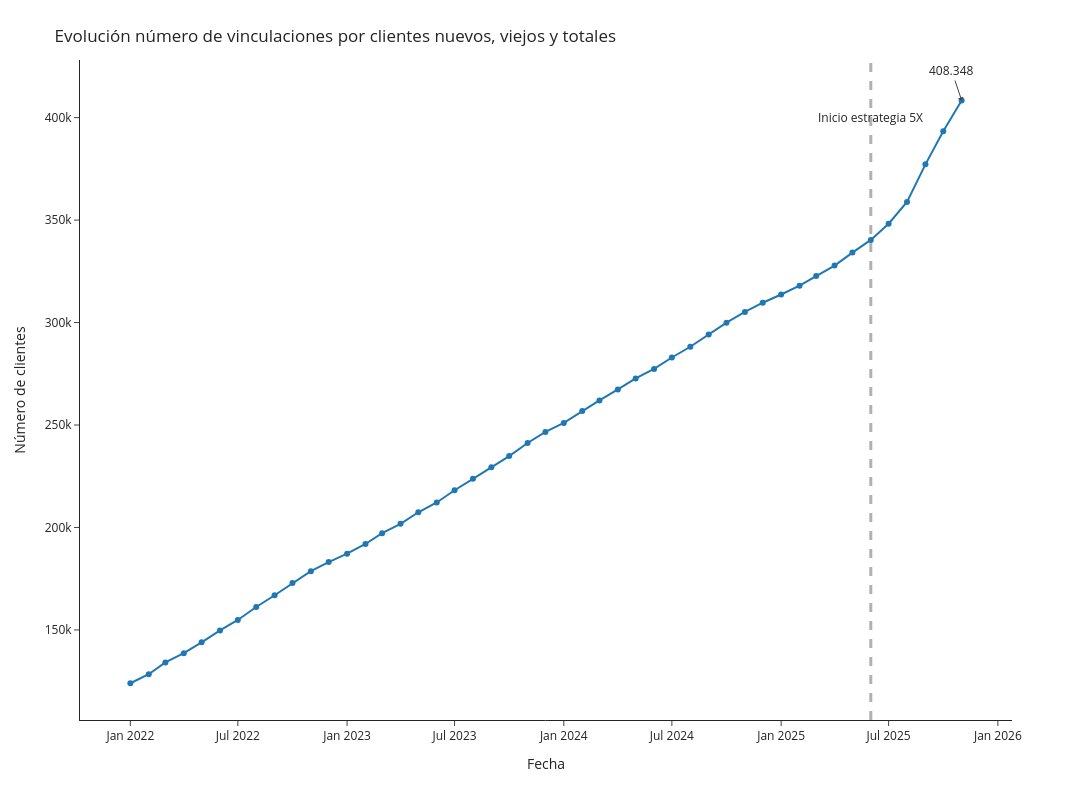

The notebook cell this image was saved under:
### Markdown cell above
## Vinculaciones

### Code cell
df_plot3 = df[['fecha_ym2', 'num_vinc_cumsum']]
df_plot3.columns = ['fecha', 'cantidad_clientes']

df_plot = df_plot3

fig = px.line(df_plot, x="fecha", y="cantidad_clientes",markers=True, template='simple_white', width=1600, height=800)
fig.add_vline(x='2025-06-01', line_width=3, line_dash="dash")
fig.update_layout(
    title={
        'text': "Evolución número de vinculaciones por clientes nuevos, viejos y totales",
        'xanchor': 'left',
        'yanchor': 'top'},
    xaxis=dict(
            title=dict(
                text="Fecha"
            )),
    yaxis=dict(
            title=dict(
                text="Número de clientes"
            ))
)
fig.add_annotation(x='2025-06-01', y=400000,
            text="Inicio estrategia 5X",
            showarrow=False,
            arrowhead=1)
fig.add_annotation(x='2025-11-01', y=408348,
            text="408.348",
            showarrow=True,
            arrowhead=1)
fig.show()

### Figure 1 — Plotly figure (JSON) as saved in the notebook; plotly's stock layout.template omitted (floating-point values rounded to 4 significant figures)
{"data": [{"hovertemplate": "fecha=%{x}<br>cantidad_clientes=%{y}<extra></extra>", "legendgroup": "", "line": {"color": "#1F77B4", "dash": "solid"}, "marker": {"symbol": "circle"}, "mode": "lines+markers", "name": "", "orientation": "v", "showlegend": false, "type": "scatter", "x": ["2022-01-01T00:00:00.000000000", "2022-02-01T00:00:00.000000000", "2022-03-01T00:00:00.000000000", "2022-04-01T00:00:00.000000000", "2022-05-01T00:00:00.000000000", "2022-06-01T00:00:00.000000000", "2022-07-01T00:00:00.000000000", "2022-08-01T00:00:00.000000000", "2022-09-01T00:00:00.000000000", "2022-10-01T00:00:00.000000000", "2022-11-01T00:00:00.000000000", "2022-12-01T00:00:00.000000000", "2023-01-01T00:00:00.000000000", "2023-02-01T00:00:00.000000000", "2023-03-01T00:00:00.000000000", "2023-04-01T00:00:00.000000000", "2023-05-01T00:00:00.000000000", "2023-06-01T00:00:00.000000000", "2023-07-01T00:00:00.000000000", "2023-08-01T00:00:00.000000000", "2023-09-01T00:00:00.000000000", "2023-10-01T00:00:00.000000000", "2023-11-01T00:00:00.000000000", "2023-12-01T00:00:00.000000000", "2024-01-01T00:00:00.000000000", "2024-02-01T00:00:00.000000000", "2024-03-01T00:00:00.000000000", "2024-04-01T00:00:00.000000000", "2024-05-01T00:00:00.000000000", "2024-06-01T00:00:00.000000000", "2024-07-01T00:00:00.000000000", "2024-08-01T00:00:00.000000000", "2024-09-01T00:00:00.000000000", "2024-10-01T00:00:00.000000000", "2024-11-01T00:00:00.000000000", "2024-12-01T00:00:00.000000000", "2025-01-01T00:00:00.000000000", "2025-02-01T00:00:00.000000000", "2025-03-01T00:00:00.000000000", "2025-04-01T00:00:00.000000000", "2025-05-01T00:00:00.000000000", "2025-06-01T00:00:00.000000000", "2025-07-01T00:00:00.000000000", "2025-08-01T00:00:00.000000000", "2025-09-01T00:00:00.000000000", "2025-10-01T00:00:00.000000000", "2025-11-01T00:00:00.000000000"], "xaxis": "x", "y": [123989, 128393, 134153, 138651, 143962, 149766, 154876, 161179, 166934, 172869, 178663, 183116, 187237, 191950, 197243, 201763, 207416, 212190, 218173, 223738, 229350, 234840, 241226, 246632, 251013, 256877, 262015, 267354, 272740, 277372, 282952, 288192, 294215, 299943, 305164, 309667, 313674, 317970, 322701, 327805, 334142, 340333, 348209, 358830, 377185, 393365, 408348], "yaxis": "y"}], "layout": {"annotations": [{"arrowhead": 1, "showarrow": false, "text": "Inicio estrategia 5X", "x": "2025-06-01", "y": 400000}, {"arrowhead": 1, "showarrow": true, "text": "408.348", "x": "2025-11-01", "y": 408348}], "height": 800, "legend": {"tracegroupgap": 0}, "margin": {"t": 60}, "shapes": [{"line": {"dash": "dash", "width": 3}, "type": "line", "x0": "2025-06-01", "x1": "2025-06-01", "xref": "x", "y0": 0, "y1": 1, "yref": "y domain"}], "title": {"text": "Evolución número de vinculaciones por clientes nuevos, viejos y totales", "xanchor": "left", "yanchor": "top"}, "width": 1600, "xaxis": {"anchor": "y", "domain": [0, 1], "title": {"text": "Fecha"}}, "yaxis": {"anchor": "x", "domain": [0, 1], "title": {"text": "Número de clientes"}}}}
